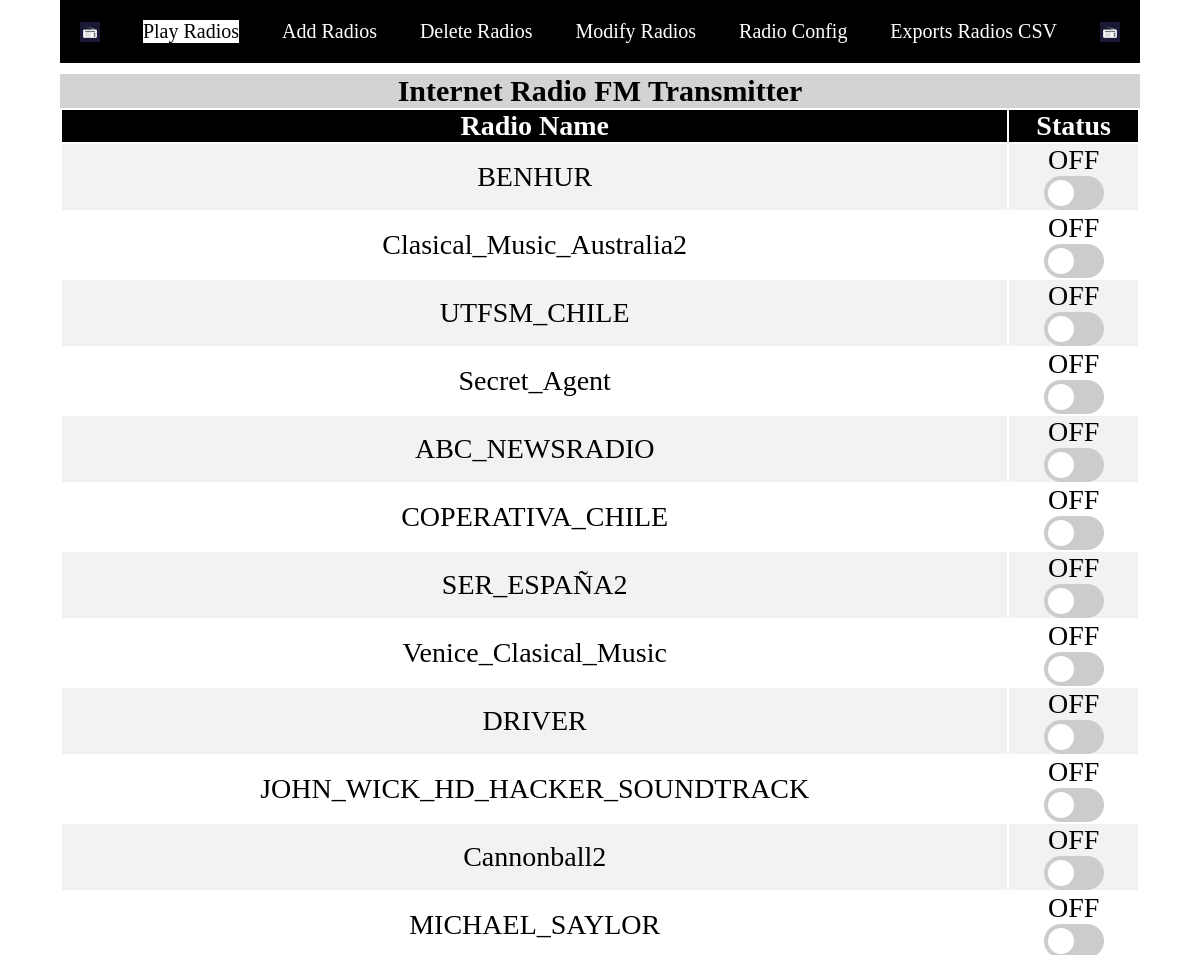
The app's page / (upper part), older data.
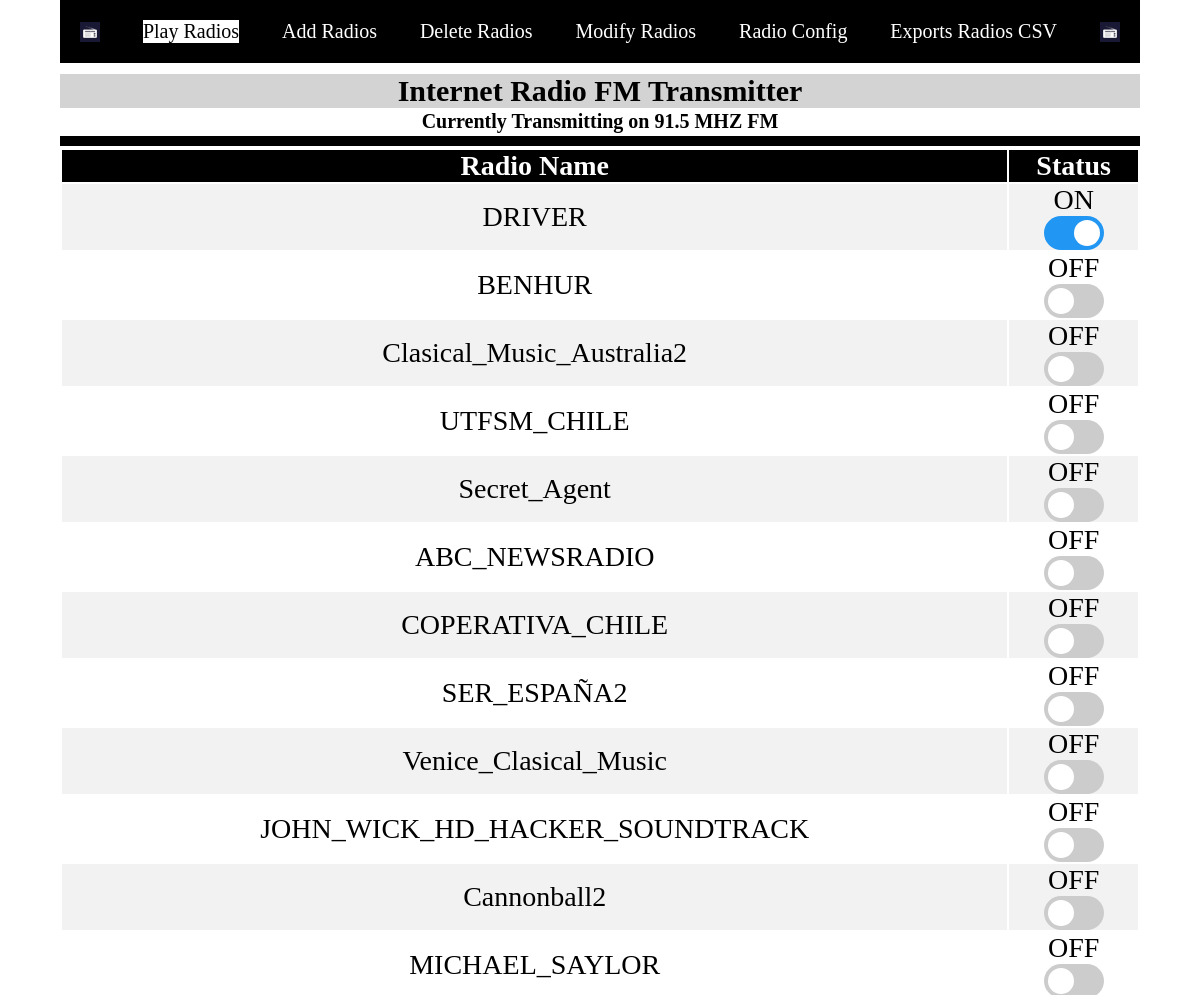
The same page, newer data.
### fmtrans/models.py (models this page shows)
class Radios(models.Model):
    name = models.TextField(blank=True, null=True)
    url = models.TextField(blank=True, null=True)
    state = models.TextField(blank=True, null=True)
    class Meta:
        managed = False
        db_table = 'radios'

class Config(models.Model):
    frecuency = models.TextField(blank=True, null=True)
    homelocation = models.TextField(blank=True, null=True)
    wavlocation = models.TextField(blank=True, null=True)
    dma_channel = models.TextField(blank=True, null=True)
    bandwidth = models.TextField(blank=True, null=True)
    class Meta:
        managed = False
        db_table = 'config'

### fmtrans/views.py (the view, shortened to what this page needs)
# urls.py: path('',views.index),
def index(request):
    transmit_status=False
    radios=Radios.objects.all().order_by('-state')
    frecuency = Config.objects.latest('id').frecuency
    context={'radios':radios,'frecuency':frecuency,'trans_status':transmit_status}
    return render(request,'radio.html',context)

### fmtrans/templates/radio.html (shortened to what this page needs)
<!DOCTYPE html>
<html lang="en">
<head>
{% load static %}
<link rel="stylesheet" type="text/css" href="{%static 'style.css'%}"/>
<link rel="stylesheet" type="text/css" href="{%static 'switch.css'%}"/>
	</head>
	<body>
{% include "menu.html" %}
<h1> Internet Radio FM Transmitter </h1>
{%for radio in radios %}
{% if radio.state == "ON" %}
<div class="kittparent">
 <h2 class="h2animation">Currently Transmitting on {{frecuency}} MHZ FM</h2>
 <div class="matrix">
    <i></i>
    <i></i>
    <i></i>
    <i></i>
    <i></i>
    <i></i>
    <i></i>
    <i></i>
    <i></i>
 </div>
</div>
{% endif %}
{% endfor %}
<table>
<th>Radio Name</th><th>Status</th>
{%for radio in radios %}
<tr><td>{{ radio.name}}</td> <td>{{radio.state}}<br>
<form action="" method="post">
{%if radio.state == "ON" %}
<label class="switch"><input type="checkbox" name="radio_reset" checked onChange='submit()'>
<span class="slider round"></span></label>
{% else %}
<label class="switch"><input type="checkbox" name="id" value={{radio.id}} onChange='submit()' >
<span class="slider round"></span></label>
 {% endif %}
</td>
</tr>
{% endfor %}
</table>
</body>
</html>

Row changes from the older to the newer data that the page shows:
changed Radios "DRIVER": state "OFF" → "ON"; moves up the list
added Config: frecuency "91.5"
